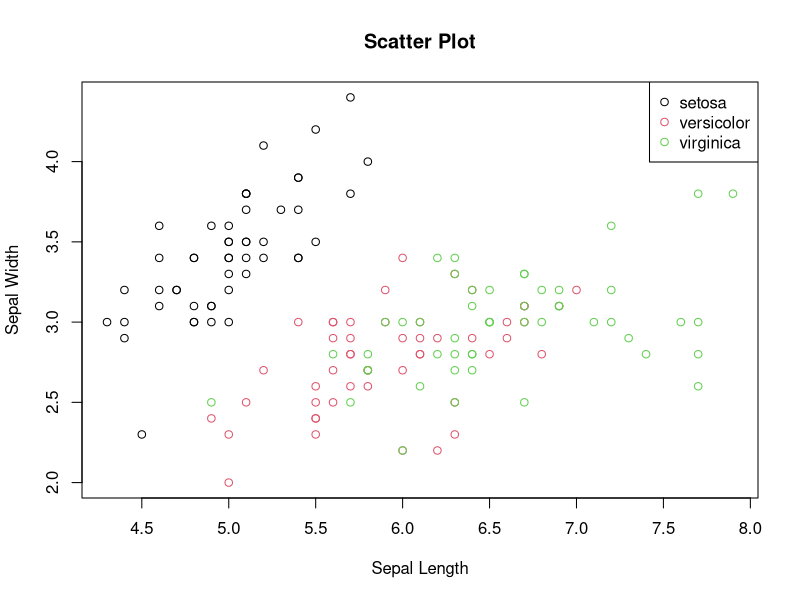
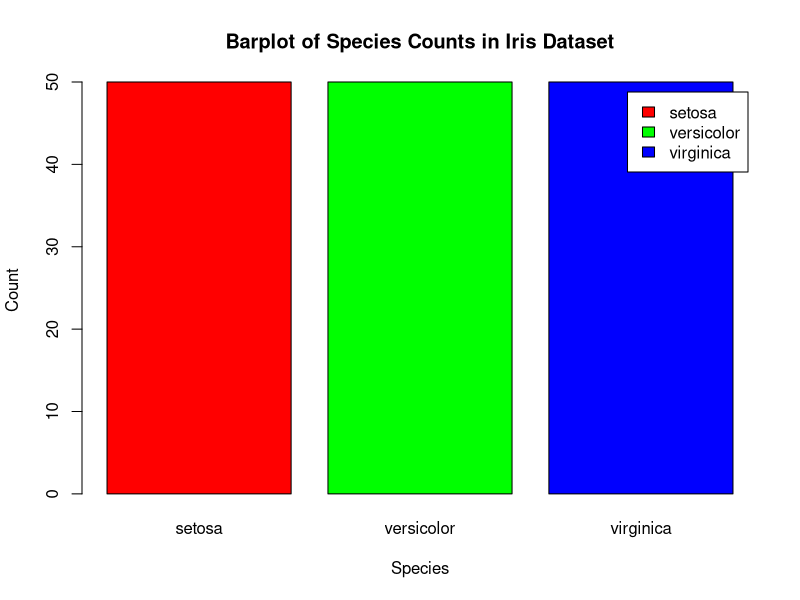
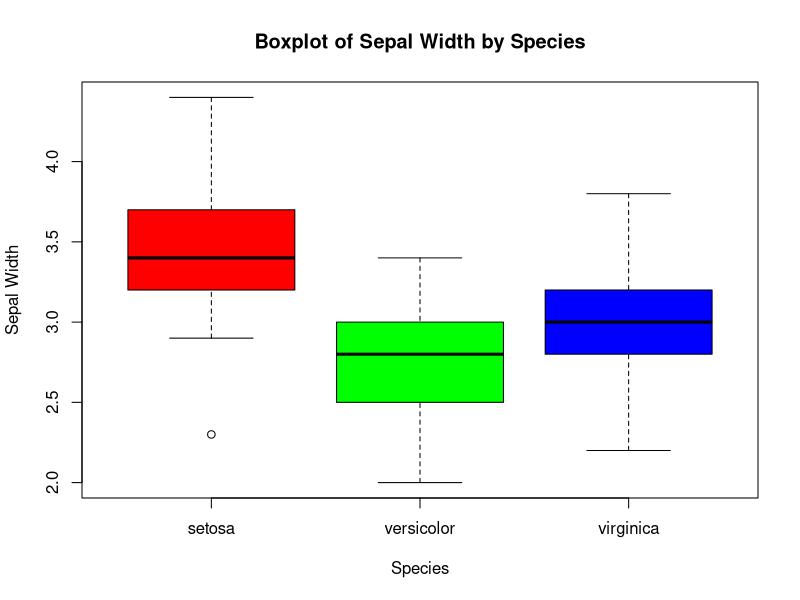
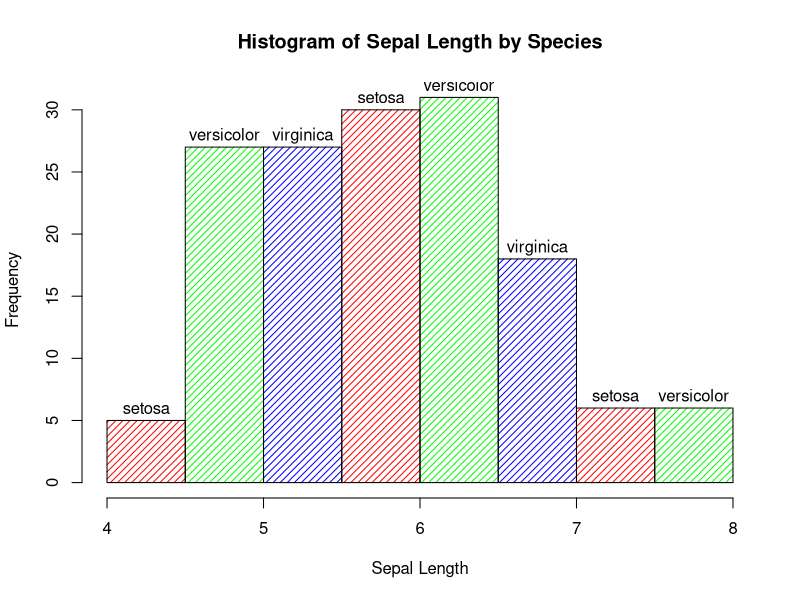
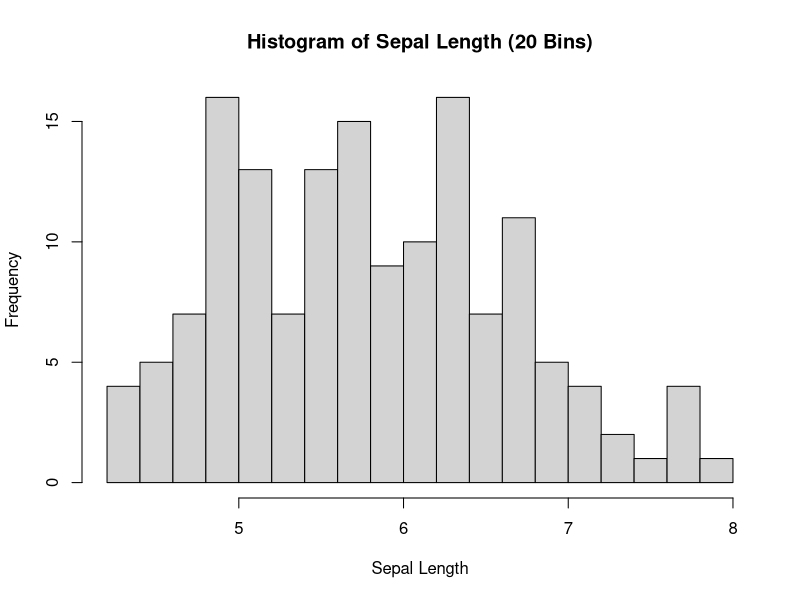
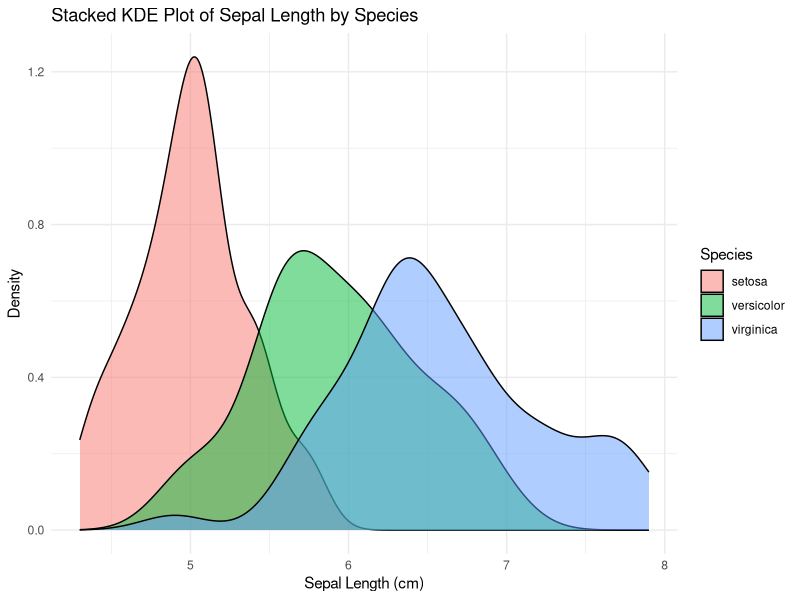
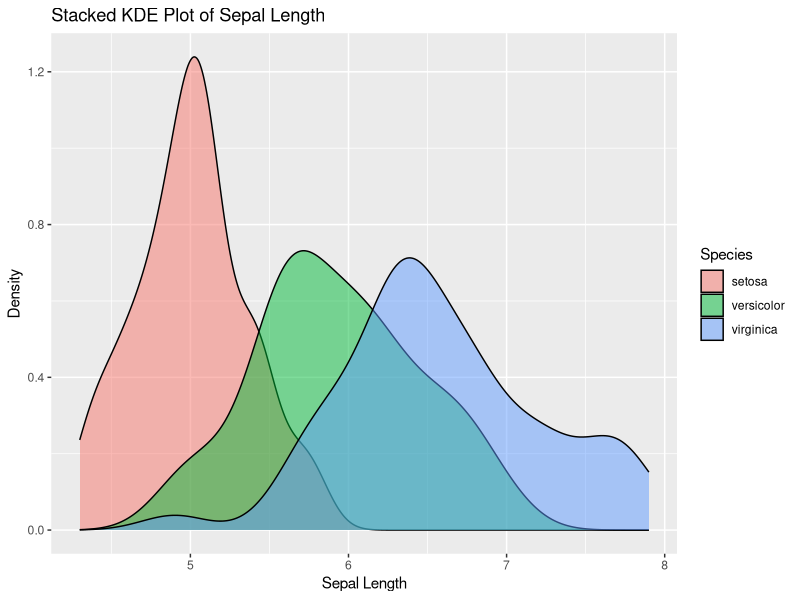
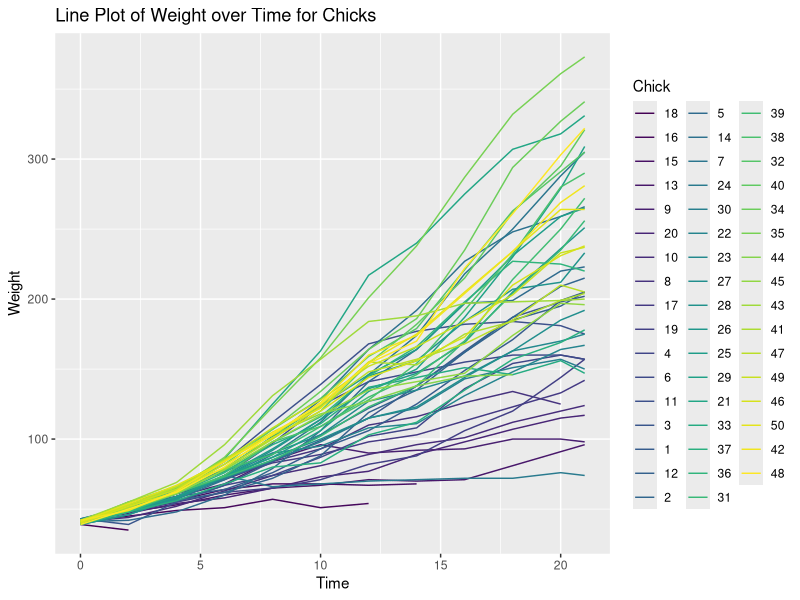

R code for these plots, in order:
## ---- chunk 1
library(datasets)
## ---- chunk 2
data()
## ---- chunk 3
data(iris)
## ---- chunk 4
data(iris)
## ---- chunk 5
str(iris)
## ---- chunk 6
head(iris)
## ---- chunk 7
iris
## ---- chunk 8
plot(iris$Sepal.Length, iris$Sepal.Width, main = "Scatter Plot", xlab = "Sepal Length", ylab = "Sepal Width", col = iris$Species)
legend("topright", legend = levels(iris$Species), col = 1:3, pch = 1)
## ---- chunk 9
species_counts <- table(iris$Species)
## ---- chunk 10
barplot(species_counts, main = "Barplot of Species Counts in Iris Dataset", xlab = "Species", ylab = "Count", col = c("red", "green", "blue"), legend.text = TRUE)
## ---- chunk 11
boxplot(Sepal.Width ~ Species, data = iris, main = "Boxplot of Sepal Width by Species", xlab = "Species", ylab = "Sepal Width", col = c("red", "green", "blue"))
## ---- chunk 12
hist(iris$Sepal.Length, col = c("red", "green", "blue"),
     main = "Histogram of Sepal Length by Species",
     xlab = "Sepal Length", ylab = "Frequency",
     border = "black",
     legend = TRUE,
     labels = levels(iris$Species), density = 20)
## ---- chunk 13
hist(iris$Sepal.Length, breaks = 20, main = "Histogram of Sepal Length (20 Bins)", xlab = "Sepal Length", ylab = "Frequency", border = "black")
## ---- chunk 14
library(ggplot2)

# Create the KDE plot
ggplot(iris, aes(x = Sepal.Length, fill = Species)) +
  geom_density(alpha = 0.5) +
  labs(title = "Stacked KDE Plot of Sepal Length by Species",
       x = "Sepal Length (cm)",
       y = "Density") +
  theme_minimal()
## ---- chunk 15
ggplot(iris, aes(x = Sepal.Length, fill = Species)) + geom_density(alpha = 0.5) + labs(title = "Stacked KDE Plot of Sepal Length", x = "Sepal Length", y = "Density")
## ---- chunk 16
ggplot(ChickWeight, aes(x = Time, y = weight, color = Chick)) + geom_line() + labs(title = "Line Plot of Weight over Time for Chicks", x = "Time", y = "Weight", color = "Chick")
## ---- chunk 17
ggplot(ChickWeight, aes(x = Time, y = weight, color = Chick)) + geom_line() + facet_wrap(~Diet, scales = 'free_y') + labs(title = "Line Plots of Weight over Time by Diet", x = "Time", y = "Weight", color = "Chick")
